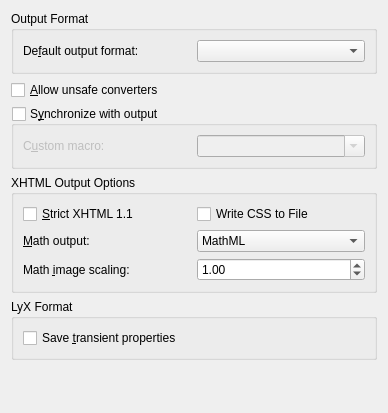
<?xml version="1.0" encoding="UTF-8"?>
<ui version="4.0">
 <class>OutputUi</class>
 <widget class="QWidget" name="OutputUi">
  <property name="geometry">
   <rect>
    <x>0</x>
    <y>0</y>
    <width>388</width>
    <height>413</height>
   </rect>
  </property>
  <property name="windowTitle">
   <string>Form</string>
  </property>
  <layout class="QGridLayout" name="gridLayout">
   <item row="0" column="0">
    <widget class="QGroupBox" name="outputFormatGB">
     <property name="title">
      <string>Output Format</string>
     </property>
     <property name="flat">
      <bool>true</bool>
     </property>
     <layout class="QGridLayout">
      <property name="leftMargin">
       <number>9</number>
      </property>
      <property name="topMargin">
       <number>9</number>
      </property>
      <property name="rightMargin">
       <number>9</number>
      </property>
      <property name="bottomMargin">
       <number>9</number>
      </property>
      <property name="spacing">
       <number>6</number>
      </property>
      <item row="0" column="0">
       <layout class="QHBoxLayout">
        <property name="spacing">
         <number>6</number>
        </property>
        <property name="leftMargin">
         <number>0</number>
        </property>
        <property name="topMargin">
         <number>0</number>
        </property>
        <property name="rightMargin">
         <number>0</number>
        </property>
        <property name="bottomMargin">
         <number>0</number>
        </property>
        <item>
         <widget class="QLabel" name="defaultFormatLA">
          <property name="toolTip">
           <string>Specify the default output format (for view/update)</string>
          </property>
          <property name="text">
           <string>De&amp;fault output format:</string>
          </property>
          <property name="buddy">
           <cstring>defaultFormatCO</cstring>
          </property>
         </widget>
        </item>
        <item>
         <widget class="QComboBox" name="defaultFormatCO">
          <property name="toolTip">
           <string>Specify the default output format (for view/update)</string>
          </property>
         </widget>
        </item>
       </layout>
      </item>
     </layout>
    </widget>
   </item>
   <item row="5" column="0">
    <widget class="QGroupBox" name="savingGB">
     <property name="title">
      <string>LyX Format</string>
     </property>
     <property name="flat">
      <bool>true</bool>
     </property>
     <property name="checkable">
      <bool>false</bool>
     </property>
     <layout class="QVBoxLayout" name="verticalLayout">
      <item>
       <widget class="QCheckBox" name="saveTransientPropertiesCB">
        <property name="toolTip">
         <string>Save all parameters in the LyX file, including ones that are frequently switched or that are specific to the user (such as the output of the tracked changes, or the document directory path). Disabling this option plays nicer in collaborative settings and with version control systems.</string>
        </property>
        <property name="text">
         <string>Save &amp;transient properties</string>
        </property>
       </widget>
      </item>
     </layout>
    </widget>
   </item>
   <item row="1" column="0">
    <widget class="QCheckBox" name="authCB">
     <property name="toolTip">
      <string>Allow running unsafe converters for this document. This setting is stored with the session rather than in the file, and is always applied immediately.</string>
     </property>
     <property name="text">
      <string>&amp;Allow unsafe converters</string>
     </property>
    </widget>
   </item>
   <item row="2" column="0">
    <widget class="QGroupBox" name="outputsyncCB">
     <property name="toolTip">
      <string>Enable forward/reverse search between editor and output (e.g., SyncTeX)</string>
     </property>
     <property name="title">
      <string>S&amp;ynchronize with output</string>
     </property>
     <property name="flat">
      <bool>true</bool>
     </property>
     <property name="checkable">
      <bool>true</bool>
     </property>
     <property name="checked">
      <bool>false</bool>
     </property>
     <layout class="QVBoxLayout" name="verticalLayout_2">
      <item>
       <layout class="QHBoxLayout" name="horizontalLayout">
        <item>
         <widget class="QLabel" name="label">
          <property name="text">
           <string>C&amp;ustom macro:</string>
          </property>
          <property name="buddy">
           <cstring>synccustomCB</cstring>
          </property>
         </widget>
        </item>
        <item>
         <widget class="QComboBox" name="synccustomCB">
          <property name="toolTip">
           <string>Custom LaTeX preamble macro</string>
          </property>
          <property name="editable">
           <bool>true</bool>
          </property>
         </widget>
        </item>
       </layout>
      </item>
     </layout>
    </widget>
   </item>
   <item row="3" column="0">
    <widget class="QGroupBox" name="xhtmlGB">
     <property name="title">
      <string>XHTML Output Options</string>
     </property>
     <property name="flat">
      <bool>true</bool>
     </property>
     <layout class="QGridLayout" name="outGridLayout">
      <item row="0" column="0">
       <widget class="QCheckBox" name="strictCB">
        <property name="toolTip">
         <string>Whether to comply strictly with XHTML 1.1.</string>
        </property>
        <property name="text">
         <string>&amp;Strict XHTML 1.1</string>
        </property>
       </widget>
      </item>
      <item row="1" column="0">
       <widget class="QLabel" name="mathoutLA">
        <property name="font">
         <font>
          <weight>50</weight>
          <bold>false</bold>
         </font>
        </property>
        <property name="text">
         <string>&amp;Math output:</string>
        </property>
        <property name="buddy">
         <cstring>mathoutCB</cstring>
        </property>
       </widget>
      </item>
      <item row="1" column="1">
       <widget class="QComboBox" name="mathoutCB">
        <property name="font">
         <font>
          <weight>50</weight>
          <bold>false</bold>
         </font>
        </property>
        <property name="toolTip">
         <string>Format to use for math output.</string>
        </property>
        <item>
         <property name="text">
          <string>MathML</string>
         </property>
        </item>
        <item>
         <property name="text">
          <string>HTML</string>
         </property>
        </item>
        <item>
         <property name="text">
          <string>Images</string>
         </property>
        </item>
        <item>
         <property name="text">
          <string>LaTeX</string>
         </property>
        </item>
       </widget>
      </item>
      <item row="2" column="0">
       <widget class="QLabel" name="mathimgLA">
        <property name="font">
         <font>
          <weight>50</weight>
          <bold>false</bold>
         </font>
        </property>
        <property name="text">
         <string>Math &amp;image scaling:</string>
        </property>
        <property name="buddy">
         <cstring>mathimgSB</cstring>
        </property>
       </widget>
      </item>
      <item row="2" column="1">
       <widget class="QDoubleSpinBox" name="mathimgSB">
        <property name="font">
         <font>
          <weight>50</weight>
          <bold>false</bold>
         </font>
        </property>
        <property name="toolTip">
         <string>Scaling factor for images used for math output.</string>
        </property>
        <property name="minimum">
         <double>0.100000000000000</double>
        </property>
        <property name="maximum">
         <double>10.000000000000000</double>
        </property>
        <property name="singleStep">
         <double>0.100000000000000</double>
        </property>
        <property name="value">
         <double>1.000000000000000</double>
        </property>
       </widget>
      </item>
      <item row="0" column="1">
       <widget class="QCheckBox" name="cssCB">
        <property name="text">
         <string>Write CSS to File</string>
        </property>
       </widget>
      </item>
     </layout>
    </widget>
   </item>
   <item row="6" column="0">
    <spacer name="verticalSpacer">
     <property name="orientation">
      <enum>Qt::Vertical</enum>
     </property>
     <property name="sizeHint" stdset="0">
      <size>
       <width>20</width>
       <height>40</height>
      </size>
     </property>
    </spacer>
   </item>
  </layout>
 </widget>
 <includes>
  <include location="local">qt_i18n.h</include>
 </includes>
 <resources/>
 <connections/>
</ui>
